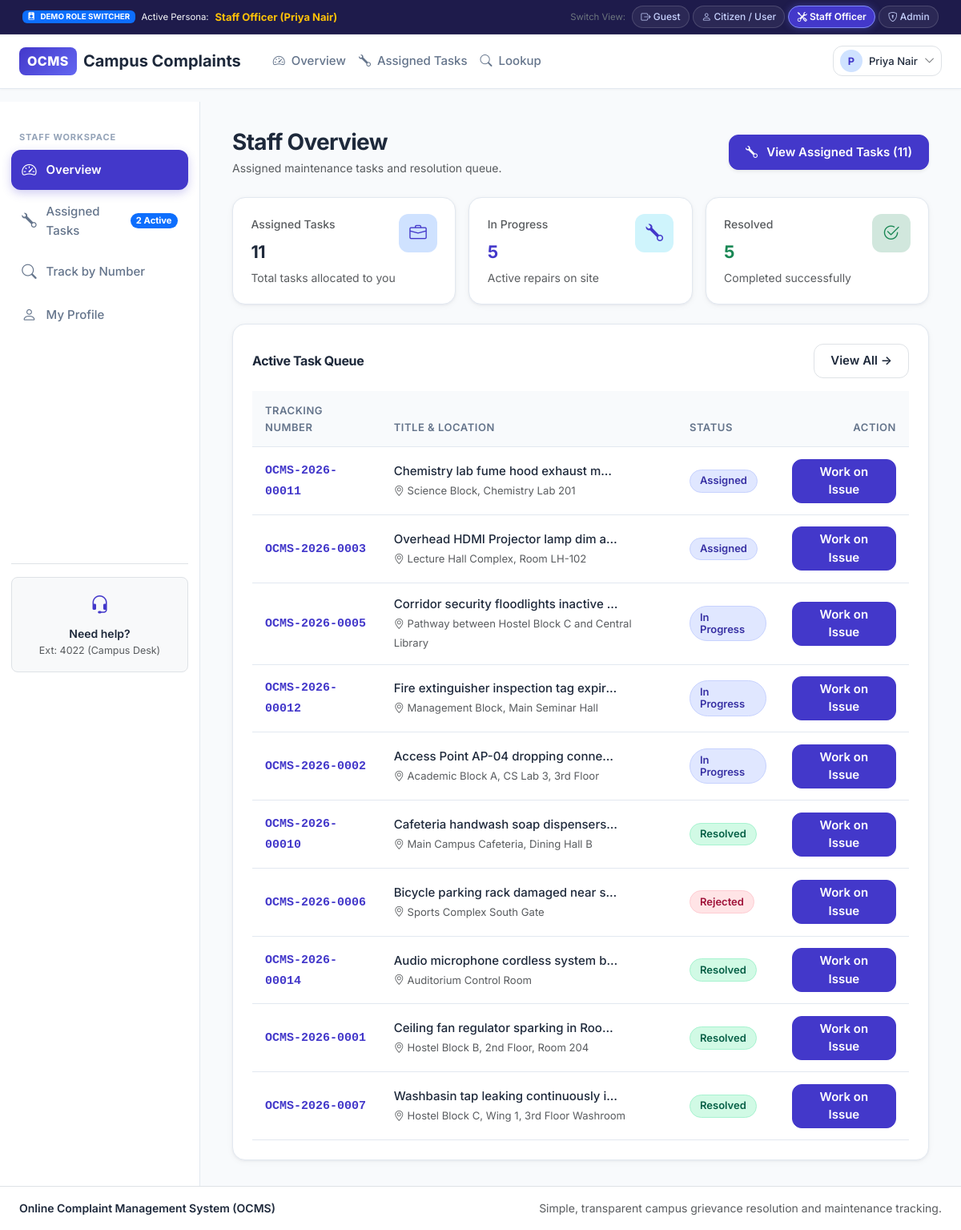
Screenshot of /staff/dashboard (signed in) with the database file from the repository.
### app/models.py (models this page shows, shortened)
class User(UserMixin, db.Model):
    __tablename__ = 'users'
    id = db.Column(db.Integer, primary_key=True)
    name = db.Column(db.String(100), nullable=False)
    email = db.Column(db.String(120), unique=True, nullable=False, index=True)
    phone = db.Column(db.String(20), nullable=True)
    password_hash = db.Column(db.String(255), nullable=False)
    role = db.Column(db.String(20), default='user', nullable=False, index=True)  # 'user', 'staff', 'admin'
    is_active = db.Column(db.Boolean, default=True, nullable=False)
    department = db.Column(db.String(100), nullable=True)
    failed_attempts = db.Column(db.Integer, default=0, nullable=False)
    locked_until = db.Column(SliceableDateTimeType, nullable=True)
    created_at = db.Column(SliceableDateTimeType, default=datetime.utcnow, nullable=False)
    complaints = db.relationship('Complaint', foreign_keys='Complaint.user_id', backref='user', lazy=True)
    assigned_complaints = db.relationship('Complaint', foreign_keys='Complaint.assigned_to', backref='assignee', lazy=True)
    notifications = db.relationship('Notification', backref='user', lazy=True, cascade='all, delete-orphan')

class Complaint(db.Model):
    __tablename__ = 'complaints'
    id = db.Column(db.Integer, primary_key=True)
    tracking_number = db.Column(db.String(30), unique=True, nullable=False, index=True)
    user_id = db.Column(db.Integer, db.ForeignKey('users.id'), nullable=False, index=True)
    category_id = db.Column(db.Integer, db.ForeignKey('categories.id'), nullable=False)
    department_id = db.Column(db.Integer, db.ForeignKey('departments.id'), nullable=True)
    title = db.Column(db.String(200), nullable=False)
    description = db.Column(db.Text, nullable=False)
    location = db.Column(db.String(200), nullable=True)
    priority = db.Column(db.String(20), default='Medium', nullable=False)  # Low, Medium, High, Urgent
    status = db.Column(db.String(30), default='Submitted', nullable=False, index=True)
    attachment_path = db.Column(db.String(255), nullable=True)
    assigned_to = db.Column(db.Integer, db.ForeignKey('users.id'), nullable=True)
    rejection_reason = db.Column(db.Text, nullable=True)
    is_anonymous = db.Column(db.Boolean, default=False, nullable=False)
    parent_id = db.Column(db.Integer, db.ForeignKey('complaints.id'), nullable=True)
    created_at = db.Column(SliceableDateTimeType, default=datetime.utcnow, nullable=False)
    updated_at = db.Column(SliceableDateTimeType, default=datetime.utcnow, onupdate=datetime.utcnow, nullable=False)
    due_at = db.Column(SliceableDateTimeType, nullable=True)
    resolved_at = db.Column(SliceableDateTimeType, nullable=True)
    department = db.relationship('Department', backref='complaints', lazy=True)
    updates = db.relationship('ComplaintUpdate', backref='complaint', lazy=True, order_by='ComplaintUpdate.created_at.asc()', cascade='all, delete-orphan')
    feedback = db.relationship('Feedback', backref='complaint', uselist=False, lazy=True, cascade='all, delete-orphan')
    @property
    def complaint_no(self):
        return self.tracking_number
    @property
    def subject(self):
        return self.title

### app/staff/routes.py (the view)
@staff_bp.route('/staff/dashboard')
@login_required
@staff_required
def staff_dashboard():
    staff_id = current_user.id
    if current_user.role == 'admin':
        base_query = Complaint.query
    else:
        base_query = Complaint.query.filter_by(assigned_to=staff_id)
    total_assigned = base_query.count()
    pending_action = base_query.filter(Complaint.status.in_(['Assigned', 'In Progress', 'Under Review'])).count()
    resolved = base_query.filter(Complaint.status.in_(['Resolved', 'Closed'])).count()
    assigned_complaints = base_query.order_by(Complaint.created_at.desc()).limit(10).all()
    stats = {
        'total_assigned': total_assigned,
        'pending_action': pending_action,
        'resolved': resolved,
        'assigned_complaints': assigned_complaints
    }
    return render_template(
        'staff/dashboard.html',
        is_dashboard=True,
        active_page='staff_dashboard',
        stats=stats
    )

### app/__init__.py (called while the page is built)
@login_manager.user_loader
def load_user(user_id):
    return db.session.get(User, int(user_id))

def smart_url_for(endpoint, **values):
    try:
        return flask_url_for(endpoint, **values)
    except Exception:
        for prefix in ['auth', 'user', 'admin', 'staff', 'main']:
            try:
                return flask_url_for(f"{prefix}.{endpoint}", **values)
            except Exception:
                pass
        return flask_url_for(endpoint, **values)

### app/models.py (called while the page is built)
    def process_result_value(self, value, dialect):
        if value is not None:
            return SliceableDateTime(
                value.year, value.month, value.day,
                value.hour, value.minute, value.second,
                value.microsecond, value.tzinfo
            )
        return value

### app/utils.py (called while the page is built)
def staff_required(f):
    @wraps(f)
    def decorated_function(*args, **kwargs):
        if not current_user.is_authenticated:
            flash("Please sign in to access the staff workspace.", "warning")
            return redirect(url_for('auth.login', next=request.url))
        if current_user.role not in ['staff', 'admin']:
            abort(403)
        return f(*args, **kwargs)
    return decorated_function

### templates/staff/dashboard.html (shortened to what this page needs)
{% extends 'base.html' %}
{% block content %}
<div class="d-flex flex-wrap justify-content-between align-items-center mb-4">
  <div>
    <h2 class="fw-bold text-dark mb-1">Staff Overview</h2>
    <p class="text-muted small mb-0">Assigned maintenance tasks and resolution queue.</p>
  </div>
  <a href="{{ url_for('staff_complaints') }}" class="btn btn-primary shadow-sm mt-3 mt-md-0">
    <i class="bi bi-wrench me-1"></i> View Assigned Tasks ({{ stats.total_assigned }})
  </a>
</div>
<div class="row g-3 mb-4">
  <div class="col-sm-4">
    <div class="stat-card">
      <div class="d-flex justify-content-between align-items-start">
        <div>
          <span class="text-muted small fw-medium">Assigned Tasks</span>
          <h3 class="fw-bold text-dark mt-2 mb-0">{{ stats.total_assigned }}</h3>
        </div>
        <div class="stat-icon bg-primary-subtle text-primary"><i class="bi bi-briefcase"></i></div>
      </div>
      <div class="small text-muted mt-2">Total tasks allocated to you</div>
    </div>
  </div>
  <div class="col-sm-4">
    <div class="stat-card">
      <div class="d-flex justify-content-between align-items-start">
        <div>
          <span class="text-muted small fw-medium">In Progress</span>
          <h3 class="fw-bold text-primary mt-2 mb-0">{{ stats.pending_action }}</h3>
        </div>
        <div class="stat-icon bg-info-subtle text-primary"><i class="bi bi-wrench"></i></div>
      </div>
      <div class="small text-muted mt-2">Active repairs on site</div>
    </div>
  </div>
  <div class="col-sm-4">
    <div class="stat-card">
      <div class="d-flex justify-content-between align-items-start">
        <div>
          <span class="text-muted small fw-medium">Resolved</span>
          <h3 class="fw-bold text-success mt-2 mb-0">{{ stats.resolved }}</h3>
        </div>
        <div class="stat-icon bg-success-subtle text-success"><i class="bi bi-check2-circle"></i></div>
      </div>
      <div class="small text-muted mt-2">Completed successfully</div>
    </div>
  </div>
</div>
<div class="ocms-card p-4">
  <div class="d-flex justify-content-between align-items-center mb-3">
    <h5 class="fw-bold text-dark mb-0">Active Task Queue</h5>
    <a href="{{ url_for('staff_complaints') }}" class="btn btn-light btn-sm border">View All &rarr;</a>
  </div>
  <div class="table-responsive">
    <table class="table align-middle">
      <thead>
        <tr>
          <th>Tracking Number</th>
          <th>Title & Location</th>
          <th>Status</th>
          <th class="text-end">Action</th>
        </tr>
      </thead>
      <tbody>
        {% for comp in stats.assigned_complaints %}
        <tr>
          <td>
            <a href="{{ url_for('staff_complaint_detail', complaint_no=comp.complaint_no) }}" class="fw-semibold text-primary font-monospace text-decoration-none">
              {{ comp.complaint_no }}
            </a>
          </td>
          <td>
            <span class="fw-medium text-dark d-block text-truncate" style="max-width: 280px;">{{ comp.subject }}</span>
            <small class="text-muted"><i class="bi bi-geo-alt"></i> {{ comp.location }}</small>
          </td>
          <td>
            <span class="badge-status badge-{{ comp.status | lower | replace(' ', '') }}">{{ comp.status }}</span>
          </td>
          <td class="text-end">
            <a href="{{ url_for('staff_complaint_detail', complaint_no=comp.complaint_no) }}" class="btn btn-sm btn-primary py-1 px-3">
              Work on Issue
            </a>
          </td>
        </tr>
        {% endfor %}
      </tbody>
    </table>
  </div>
</div>
{% endblock %}

### templates/partials/navbar.html (shortened to what this page needs)
<nav class="navbar navbar-expand-lg ocms-navbar">
  <div class="container-fluid px-3 px-md-4">
    <a class="navbar-brand d-flex align-items-center gap-2 fw-bold text-dark text-decoration-none" href="{{ url_for('index') }}">
      <span class="brand-badge fs-6">OCMS</span>
      <span class="fs-5 d-none d-sm-inline">Campus Complaints</span>
    </a>
    <div class="collapse navbar-collapse" id="ocmsNavContent">
      <ul class="navbar-nav me-auto mb-2 mb-lg-0 ms-lg-3">
        {% if not session.get('role') %}
          <li class="nav-item">
            <a class="nav-link" href="{{ url_for('index') }}"><i class="bi bi-house me-1"></i> Home</a>
          </li>
          <li class="nav-item">
            <a class="nav-link" href="{{ url_for('index') }}#categories"><i class="bi bi-grid me-1"></i> Categories</a>
          </li>
          <li class="nav-item">
            <a class="nav-link" href="{{ url_for('track_public') }}"><i class="bi bi-search me-1"></i> Track a Complaint</a>
          </li>
        {% elif session.get('role') == 'staff' %}
          <li class="nav-item">
            <a class="nav-link" href="{{ url_for('staff_dashboard') }}"><i class="bi bi-speedometer2 me-1"></i> Overview</a>
          </li>
          <li class="nav-item">
            <a class="nav-link" href="{{ url_for('staff_complaints') }}"><i class="bi bi-wrench me-1"></i> Assigned Tasks</a>
          </li>
          <li class="nav-item">
            <a class="nav-link" href="{{ url_for('track_public') }}"><i class="bi bi-search me-1"></i> Lookup</a>
          </li>
        {% endif %}
      </ul>
      <div class="d-flex align-items-center flex-wrap gap-2">
        {% if not session.get('role') %}
          <a href="{{ url_for('submit_complaint') }}" class="btn btn-primary btn-sm px-3 shadow-sm">
            <i class="bi bi-plus-circle me-1"></i> Submit a Complaint
          </a>
          <a href="{{ url_for('login') }}" class="btn btn-light btn-sm px-3 border">
            Log In
          </a>
        {% else %}
          <div class="dropdown">
            <button class="btn btn-light btn-sm border d-flex align-items-center gap-2 py-1 px-2" type="button" data-bs-toggle="dropdown" aria-expanded="false">
              <span class="rounded-circle bg-primary-subtle text-primary d-inline-flex align-items-center justify-content-center fw-bold" style="width: 28px; height: 28px; font-size: 0.8rem;">
                {{ session.get('user_name', 'User')[:1] }}
              </span>
              <span class="fw-medium small d-none d-sm-inline">{{ session.get('user_name', 'Account') }}</span>
              <i class="bi bi-chevron-down text-muted small"></i>
            </button>
          </div>
        {% endif %}
      </div>
    </div>
  </div>
</nav>

### rows the page displays
User: get "Priya Nair"
Complaint: complaint_no "OCMS-2026-00011", subject "Chemistry lab fume hood exhaust m…", location "Science Block, Chemistry Lab 201", status "Assigned"
Complaint: complaint_no "OCMS-2026-0003", subject "Overhead HDMI Projector lamp dim a…", location "Lecture Hall Complex, Room LH-102", status "Assigned"
Complaint: complaint_no "OCMS-2026-0005", subject "Corridor security floodlights inactive…", location "Pathway between Hostel Block C and Central Library", status "In Progress"
Complaint: complaint_no "OCMS-2026-00012", subject "Fire extinguisher inspection tag expir…", location "Management Block, Main Seminar Hall", status "In Progress"
Complaint: complaint_no "OCMS-2026-0002", subject "Access Point AP-04 dropping conne…", location "Academic Block A, CS Lab 3, 3rd Floor", status "In Progress"
Complaint: complaint_no "OCMS-2026-00010", subject "Cafeteria handwash soap dispensers…", location "Main Campus Cafeteria, Dining Hall B", status "Resolved"
Complaint: complaint_no "OCMS-2026-0006", subject "Bicycle parking rack damaged near s…", location "Sports Complex South Gate", status "Rejected"
Complaint: complaint_no "OCMS-2026-00014", subject "Audio microphone cordless system b…", location "Auditorium Control Room", status "Resolved"
Complaint: complaint_no "OCMS-2026-0001", subject "Ceiling fan regulator sparking in Roo…", location "Hostel Block B, 2nd Floor, Room 204", status "Resolved"
Complaint: complaint_no "OCMS-2026-0007", subject "Washbasin tap leaking continuously i…", location "Hostel Block C, Wing 1, 3rd Floor Washroom", status "Resolved"

### other values shown
{{ session.get('user_name', 'User')[:1] }} "P"
{{ stats.total_assigned }} "11"
{{ stats.pending_action }} "5"
{{ stats.resolved }} "5"
